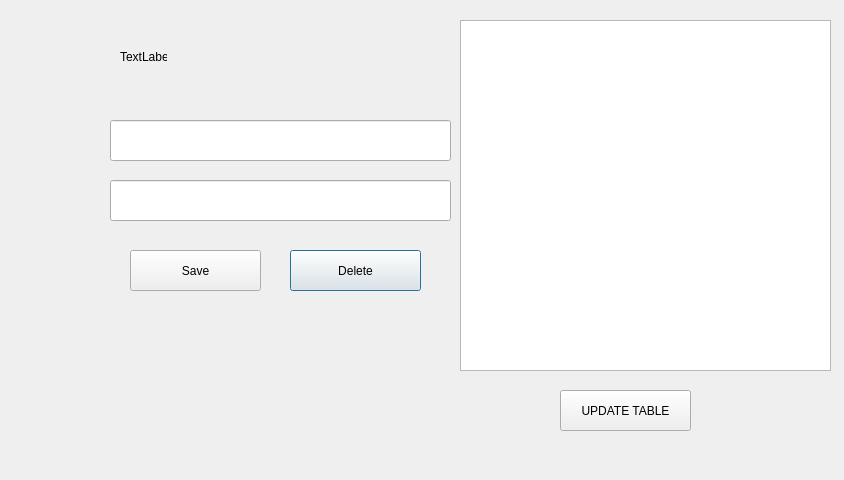
<?xml version="1.0" encoding="UTF-8"?>
<ui version="4.0">
 <class>BusinessMenu</class>
 <widget class="QDialog" name="BusinessMenu">
  <property name="geometry">
   <rect>
    <x>0</x>
    <y>0</y>
    <width>844</width>
    <height>480</height>
   </rect>
  </property>
  <property name="windowTitle">
   <string>Dialog</string>
  </property>
  <widget class="QLineEdit" name="lineEdit_name">
   <property name="geometry">
    <rect>
     <x>110</x>
     <y>120</y>
     <width>341</width>
     <height>41</height>
    </rect>
   </property>
  </widget>
  <widget class="QLineEdit" name="lineEdit_date">
   <property name="geometry">
    <rect>
     <x>110</x>
     <y>180</y>
     <width>341</width>
     <height>41</height>
    </rect>
   </property>
  </widget>
  <widget class="QPushButton" name="pushButton_delete">
   <property name="geometry">
    <rect>
     <x>290</x>
     <y>250</y>
     <width>131</width>
     <height>41</height>
    </rect>
   </property>
   <property name="text">
    <string>Delete</string>
   </property>
  </widget>
  <widget class="QPushButton" name="pushButton_update_table">
   <property name="geometry">
    <rect>
     <x>560</x>
     <y>390</y>
     <width>131</width>
     <height>41</height>
    </rect>
   </property>
   <property name="text">
    <string>UPDATE TABLE</string>
   </property>
  </widget>
  <widget class="QTableView" name="tableView">
   <property name="geometry">
    <rect>
     <x>460</x>
     <y>20</y>
     <width>371</width>
     <height>351</height>
    </rect>
   </property>
  </widget>
  <widget class="QPushButton" name="pushButton_save">
   <property name="geometry">
    <rect>
     <x>130</x>
     <y>250</y>
     <width>131</width>
     <height>41</height>
    </rect>
   </property>
   <property name="text">
    <string>Save</string>
   </property>
  </widget>
  <widget class="QLabel" name="label_BName">
   <property name="geometry">
    <rect>
     <x>120</x>
     <y>50</y>
     <width>47</width>
     <height>13</height>
    </rect>
   </property>
   <property name="text">
    <string>TextLabel</string>
   </property>
  </widget>
 </widget>
 <resources/>
 <connections/>
</ui>
